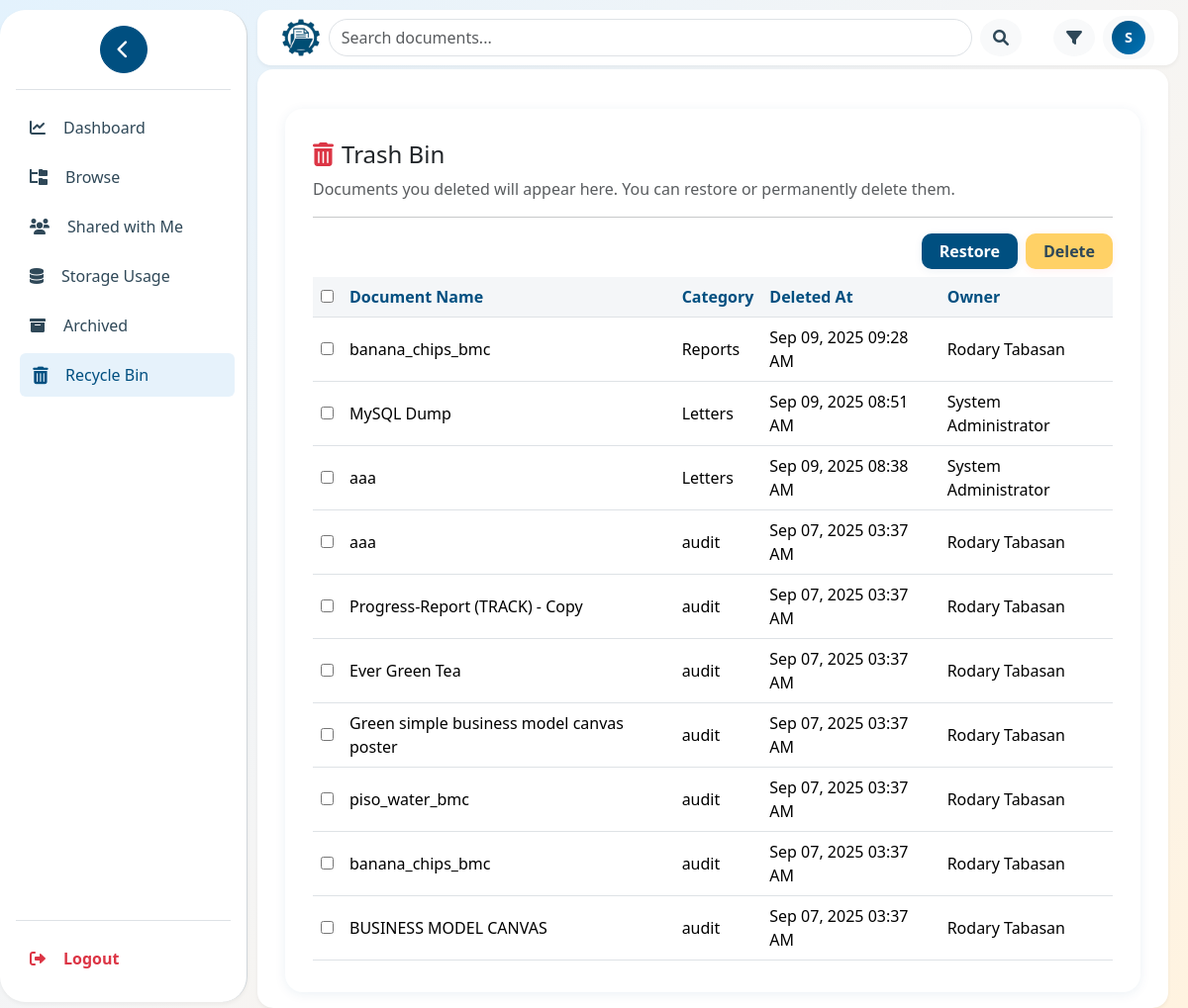
Before: /documents/trash.php (signed in) with the older database file.
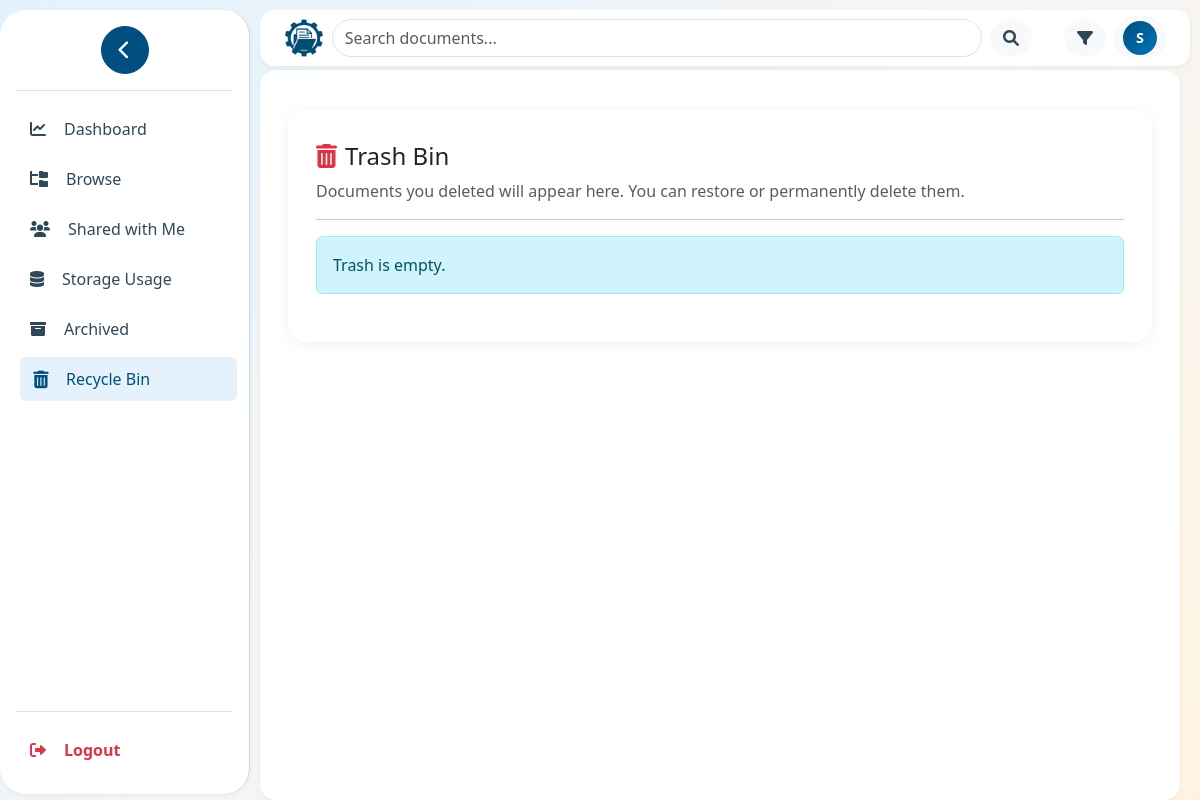
After: the same page with the newer database file.
### tables this page shows
CREATE TABLE `documents` (
  `id` int(11) NOT NULL,
  `title` varchar(255) NOT NULL,
  `description` text DEFAULT NULL,
  `filename` varchar(255) NOT NULL,
  `original_filename` varchar(255) NOT NULL,
  `file_size` bigint(20) NOT NULL,
  `file_type` varchar(100) NOT NULL,
  `file_path` text NOT NULL,
  `folder_id` int(11) DEFAULT NULL,
  `category_id` int(11) DEFAULT NULL,
  `uploaded_by` int(11) NOT NULL,
  `is_public` tinyint(1) DEFAULT 0,
  `tags` text DEFAULT NULL,
  `download_count` int(11) DEFAULT 0,
  `created_at` datetime DEFAULT current_timestamp(),
  `updated_at` datetime DEFAULT current_timestamp() ON UPDATE current_timestamp(),
  `is_deleted` tinyint(1) DEFAULT 0,
  `deleted_at` datetime DEFAULT NULL,
  `archived` tinyint(1) DEFAULT 0,
  `archived_at` datetime DEFAULT NULL,
  `is_archived` tinyint(1) DEFAULT 0
);

CREATE TABLE `categories` (
  `id` int(11) NOT NULL,
  `name` varchar(255) NOT NULL,
  `description` text DEFAULT NULL,
  `created_at` datetime DEFAULT current_timestamp(),
  `color` varchar(20) DEFAULT '#6c757d',
  `created_by` int(10) UNSIGNED NOT NULL
);

CREATE TABLE `users` (
  `id` int(11) NOT NULL,
  `username` varchar(100) NOT NULL,
  `email` varchar(100) NOT NULL,
  `password` varchar(200) NOT NULL,
  `full_name` varchar(100) DEFAULT NULL,
  `role` enum('user','admin','superadmin') DEFAULT 'user',
  `created_at` datetime DEFAULT current_timestamp(),
  `updated_at` datetime DEFAULT current_timestamp() ON UPDATE current_timestamp(),
  `is_logged_in` tinyint(1) DEFAULT 0,
  `status` enum('pending','active','disabled') DEFAULT 'pending'
);

### config/config.php (called while the page is built, shortened)
<?php
function isLoggedIn() {
    return isset($_SESSION['user_id']);
}
?>

### includes/auth_check.php (called while the page is built, shortened)
<?php
require_once __DIR__ . '/../config/config.php';
function isAdmin() {
    return isset($_SESSION['user_role']) &&
           in_array($_SESSION['user_role'], ['admin', 'superadmin'], true);
}
?>

### api/api_trash.php (called while the page is built, shortened)
<?php
require_once '../includes/auth_check.php';
require_once '../includes/header.php';
$is_admin = isAdmin();
if ($is_admin) {
    $stmt = $db->query("
        SELECT d.*,
               c.name AS category_name,
               f.name AS folder_name,
               u.full_name AS owner_name
        FROM documents d
        LEFT JOIN categories c ON d.category_id = c.id
        LEFT JOIN folders f ON d.folder_id = f.id
        LEFT JOIN users u ON d.uploaded_by = u.id
        WHERE d.is_deleted = 1
        ORDER BY d.deleted_at DESC
    ");
}
$trash_documents = $stmt->fetchAll(PDO::FETCH_ASSOC);

### documents/trash.php (the view, shortened to what this page needs)
<?php
require_once '../includes/auth_check.php';
require_once '../includes/header.php';
require_once '../api/api_trash.php';
?>
<div class="container">
  <div class="trash-card">
    <h4><i class="fas fa-trash-alt me-2 text-danger"></i>Trash Bin</h4>
    <p class="text-muted">Documents you deleted will appear here. You can restore or permanently delete them.</p>
    <hr>
<?php if (empty($trash_documents)): ?>
  <div class="alert alert-info">Trash is empty.</div>
<?php else: ?>
  <form id="bulkActionForm" method="POST">
    <div class="d-flex justify-content-end mb-2">
      <button type="submit" name="bulk_restore" class="btn btn-restore me-2">Restore</button>
      <button type="submit" name="bulk_delete" class="btn btn-delete">Delete</button>
    </div>
    <div class="table-responsive fade-in delay-2">
      <table class="table trash-table align-middle mb-0">
        <thead>
          <tr>
            <th><input type="checkbox" id="selectAll"></th>
            <th>Document Name</th>
            <th>Category</th>
            <th>Deleted At</th>
            <?php if ($is_admin): ?>
              <th>Owner</th>
            <?php endif; ?>
          </tr>
        </thead>
        <tbody>
          <?php foreach ($trash_documents as $doc): ?>
            <tr>
              <td>
                <input type="checkbox" name="selected_docs[]" value="<?= $doc['id'] ?>" class="doc-checkbox">
              </td>
              <td><?= htmlspecialchars($doc['title']) ?></td>
              <td><?= htmlspecialchars($doc['category_name']) ?></td>
              <td><?= date('M d, Y h:i A', strtotime($doc['deleted_at'])) ?></td>
              <?php if ($is_admin): ?>
                <td><?= htmlspecialchars($doc['owner_name']) ?></td>
              <?php endif; ?>
            </tr>
          <?php endforeach; ?>
        </tbody>
      </table>
    </div>
  </form>
<?php endif; ?>
  </div>
</div>

### includes/header.php (shortened to what this page needs)
<?php
require_once __DIR__ . '/../config/config.php';
require_once __DIR__ . '/../includes/auth_check.php';
$user_full_name = $_SESSION['full_name'] ?? null;
$user_initial = $user_full_name ? strtoupper(substr($user_full_name, 0, 1)) : '?';
?>
<!DOCTYPE html>
<html lang="en">
<head>
<link rel="stylesheet" href="<?php echo BASE_URL; ?>assets/css/header.css">
  <link href="https://cdn.jsdelivr.net/npm/bootstrap@5.3.3/dist/css/bootstrap.min.css" rel="stylesheet">
  <link href="https://cdnjs.cloudflare.com/ajax/libs/font-awesome/6.0.0/css/all.min.css" rel="stylesheet">
</head>
<body>
<?php if (isLoggedIn()): ?>
<div class="sidebar d-flex flex-column slide-in-left" id="sidebar">
  <div class="mb-3 text-center">
    <button class="btn btn-primary rounded-circle" id="collapseToggleBtn" title="Collapse Sidebar">
      <i class="fas fa-chevron-left"></i>
    </button>
  </div>
<ul class="nav nav-pills flex-column mb-auto border-top pt-3">
  <li>
    <a class="nav-link <?php echo basename($_SERVER['PHP_SELF']) == 'dashboard.php' ? 'active' : ''; ?>"
       href="<?php echo BASE_URL; ?>dashboard.php">
      <i class="fas fa-chart-line me-2"></i><span>Dashboard</span>
    </a>
  </li>
  <li>
    <a class="nav-link <?php echo basename($_SERVER['PHP_SELF']) == 'browse.php' ? 'active' : ''; ?>"
       href="<?php echo BASE_URL; ?>documents/browse.php">
      <i class="fas fa-folder-tree me-2"></i><span>Browse</span>
    </a>
  </li>
  <li>
    <a class="nav-link <?php echo basename($_SERVER['PHP_SELF']) == 'shared.php' ? 'active' : ''; ?>"
       href="<?php echo BASE_URL; ?>documents/shared.php">
      <i class="fas fa-users me-2"></i><span>Shared with Me</span>
    </a>
  </li>
  <li>
    <a class="nav-link <?php echo basename($_SERVER['PHP_SELF']) == 'storage.php' ? 'active' : ''; ?>"
       href="<?php echo BASE_URL; ?>storage.php">
      <i class="fas fa-database me-2"></i><span>Storage Usage</span>
    </a>
  </li>
  <li>
    <a class="nav-link <?php echo basename($_SERVER['PHP_SELF']) == 'archive_document.php' ? 'active' : ''; ?>"
       href="<?php echo BASE_URL; ?>documents/archive_document.php">
      <i class="fas fa-box-archive me-2"></i><span>Archived</span>
    </a>
  </li>
  <li>
    <a class="nav-link <?php echo basename($_SERVER['PHP_SELF']) == 'trash.php' ? 'active' : ''; ?>"
       href="<?php echo BASE_URL; ?>documents/trash.php">
      <i class="fas fa-trash-alt me-2"></i><span>Recycle Bin</span>
    </a>
  </li>
</ul>
  <div class="mt-auto border-top pt-3">
    <a class="nav-link text-danger fw-semibold" href="<?php echo BASE_URL; ?>auth/logout.php">
      <i class="fas fa-sign-out-alt me-2"></i><span>Logout</span>
    </a>
  </div>
</div>
<div class="topbar d-flex justify-content-between align-items-center px-4 py-2" id="topbar">
  <div class="d-flex align-items-center flex-shrink-0">
    <img src="/TrackWeb/assets/images/logo.png" alt="TrackWeb Logo" class="img-fluid me-2" style="max-height: 40px;">
  </div>
  <form class="d-flex align-items-center me-4 flex-grow-1 search-form"
        action="<?php echo BASE_URL; ?>documents/results.php" method="get">
    <input class="form-control me-2 rounded-pill" type="search" name="search" placeholder="Search documents..." aria-label="Search">
    <button class="btn btn-light rounded-circle d-none d-md-inline me-2" type="submit" title="Search">
      <i class="fas fa-search"></i>
    </button>
  </form>
  <a href="<?php echo BASE_URL; ?>documents/search.php"
     class="btn btn-light rounded-circle d-none d-md-inline me-2" title="Advanced Search">
    <i class="fas fa-filter"></i>
  </a>
  <div class="dropdown">
    <button class="btn btn-light d-flex align-items-center px-2 py-1 rounded-pill"
            type="button" id="userMenu" data-bs-toggle="dropdown" aria-expanded="false">
      <div class="d-flex align-items-center">
        <div style="width: 34px; height: 34px; border-radius: 50%;
                    background: linear-gradient(135deg, #004F80, #0073b6);
                    display: flex; align-items: center; justify-content: center;
                    color: white !important; font-weight: 600; font-size: 0.9rem;">
          <?php echo $user_initial; ?>
        </div>
      </div>
    </button>
  </div>
</div>
<main class="main-content" id="mainContent">
<?php endif; ?>

### assets/css/header.css (style rules this page uses)
:root { --primary-color: #004F80; --secondary-color: #2AB7CA; --dark-color: #2F4858; --light-color: #F4F6F8; --white: #FFFFFF; --border-color: #D0D6DA; --hover-color: #E6F2F8; --shadow: 0 2px 4px rgba(0,0,0,0.05); --shadow-lg: 0 4px 12px rgba(0,0,0,0.1); }
* { margin: 0; padding: 0; box-sizing: border-box; }
html, body { height: 100%; margin: 0; overflow: hidden; font-family: "Segoe UI", Roboto, Arial, sans-serif; background: linear-gradient(135deg, #e3f2fd 0%, #f5f5f5 50%, #fff3e0 100%); color: #1a2332; }
.topbar { position: fixed; top: 10px; left: 260px; right: 10px; height: 56px; background-color: var(--white); display: flex; align-items: center; justify-content: space-between; padding: 0 1rem; z-index: 1030; border-radius: 14px; box-shadow: var(--shadow); transition: all 0.3s ease; }
.topbar *, .topbar i, .topbar .navbar-brand, .topbar .dropdown-toggle { color: var(--dark-color) !important; }
.sidebar { position: fixed; left: 0; top: 10px; width: 250px; height: calc(100% - 16px); background-color: var(--white); color: var(--dark-color); padding: 1rem; overflow-y: auto; border-right: 1px solid var(--border-color); border-radius: 26px; box-shadow: var(--shadow); transition: transform 0.3s ease, width 0.3s ease; z-index: 1020; }
.sidebar .nav-link { color: var(--dark-color); border-radius: 8px; padding: 10px 14px; margin-bottom: 6px; font-weight: 500; display: flex; align-items: center; gap: 10px; transition: all 0.3s ease; }
.sidebar .nav-link:hover, .sidebar .nav-link.active { background-color: #E6F2FB !important; color: var(--primary-color) !important; transform: translateX(4px); }
.sidebar .nav-link i { transition: transform 0.3s ease, color 0.3s ease; }
.sidebar .nav-link:hover i, .sidebar .nav-link.active i { transform: scale(1.1); color: var(--primary-color) !important; }
.main-content { position: relative; margin-top: 70px; margin-left: 260px; margin-right: 10px; height: calc(100% - 70px); overflow-y: auto; background-color: var(--white); padding: 16px; border-radius: 16px; box-shadow: var(--shadow); -webkit-overflow-scrolling: touch; transition: margin-left 0.3s ease, width 0.3s ease; width: calc(100% - 270px); }
.btn-primary.rounded-circle { width: 48px; height: 48px; font-size: 1.2rem; background-color: var(--primary-color); border-color: var(--primary-color); padding: 0; transition: all 0.3s ease; }
.btn-light { border: 1px solid var(--border-color); transition: all 0.3s ease; }
@media (min-width: 1200px) { .main-content { margin-left: 260px; width: calc(100% - 280px); } }

### documents/trash.php (style rules this page uses)
.trash-card { border-radius: 18px; box-shadow: 0 2px 12px rgba(0,79,128,0.08); border: none; background: #fff; padding: 32px 28px; margin-top: 24px; }
.trash-table th, .trash-table td { vertical-align: middle !important; font-size: 1rem; }
.trash-table th { background: #f4f6f8; color: #004F80; font-weight: 600; border-top: none; }
.trash-table tr { transition: box-shadow 0.2s; }
.btn-restore { background-color: #004F80; color: #fff; font-weight: 600; border-radius: 10px; padding: 6px 18px; border: none; box-shadow: 0 2px 8px rgba(0,79,128,0.08); transition: background 0.2s, box-shadow 0.2s; }
.btn-delete { background: #FFD166; color: #2F4858; font-weight: 600; border-radius: 10px; padding: 6px 18px; border: none; box-shadow: 0 2px 8px rgba(255,79,79,0.08); transition: background 0.2s, box-shadow 0.2s; }

Changed rows visible on the page:
removed documents: title "banana_chips_bmc", category.name "Reports", deleted_at "Sep 09, 2025 09:28 AM", uploaded_by.full_name "Rodary Tabasan"
removed documents: title "MySQL Dump", category.name "Letters", deleted_at "Sep 09, 2025 08:51 AM", uploaded_by.full_name "System Administrator"
removed documents: title "aaa", category.name "Letters", deleted_at "Sep 09, 2025 08:38 AM", uploaded_by.full_name "System Administrator"
removed documents: title "aaa", category.name "audit", deleted_at "Sep 07, 2025 03:37 AM", uploaded_by.full_name "Rodary Tabasan"
removed documents: title "Progress-Report (TRACK) - Copy", category.name "audit", deleted_at "Sep 07, 2025 03:37 AM", uploaded_by.full_name "Rodary Tabasan"
removed documents: title "Ever Green Tea", category.name "audit", deleted_at "Sep 07, 2025 03:37 AM", uploaded_by.full_name "Rodary Tabasan"
removed documents: title "Green simple business model canvas poster", category.name "audit", deleted_at "Sep 07, 2025 03:37 AM", uploaded_by.full_name "Rodary Tabasan"
removed documents: title "piso_water_bmc", category.name "audit", deleted_at "Sep 07, 2025 03:37 AM", uploaded_by.full_name "Rodary Tabasan"
removed documents: title "banana_chips_bmc", category.name "audit", deleted_at "Sep 07, 2025 03:37 AM", uploaded_by.full_name "Rodary Tabasan"
removed documents: title "BUSINESS MODEL CANVAS", category.name "audit", deleted_at "Sep 07, 2025 03:37 AM", uploaded_by.full_name "Rodary Tabasan"
Other visible differences:
form field value: "☐" → (not shown)
text no longer shown: "Restore Delete Document Name Category Deleted At Owner"
text now shown: "Trash is empty."
